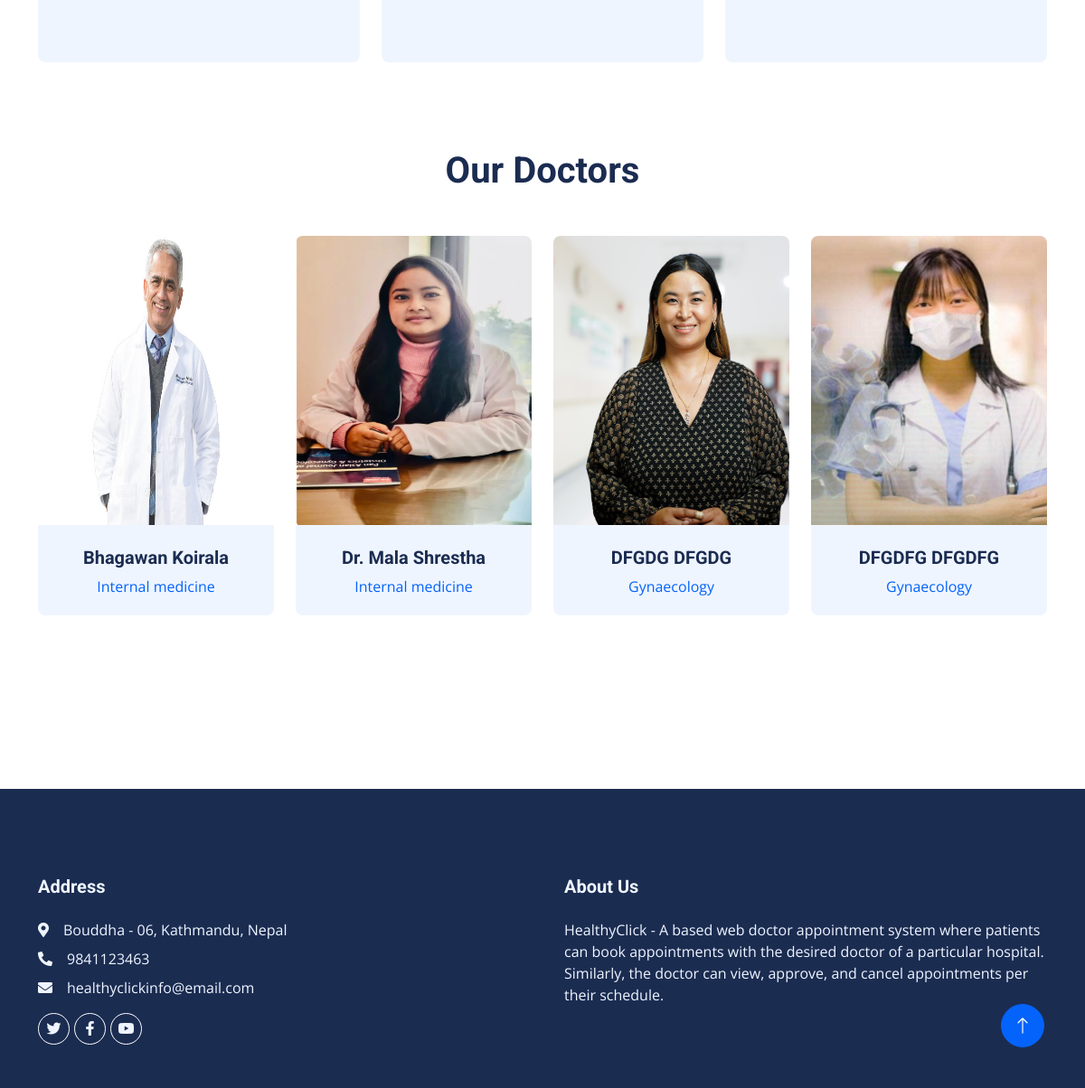
Before: / (lower part) with the older database file.
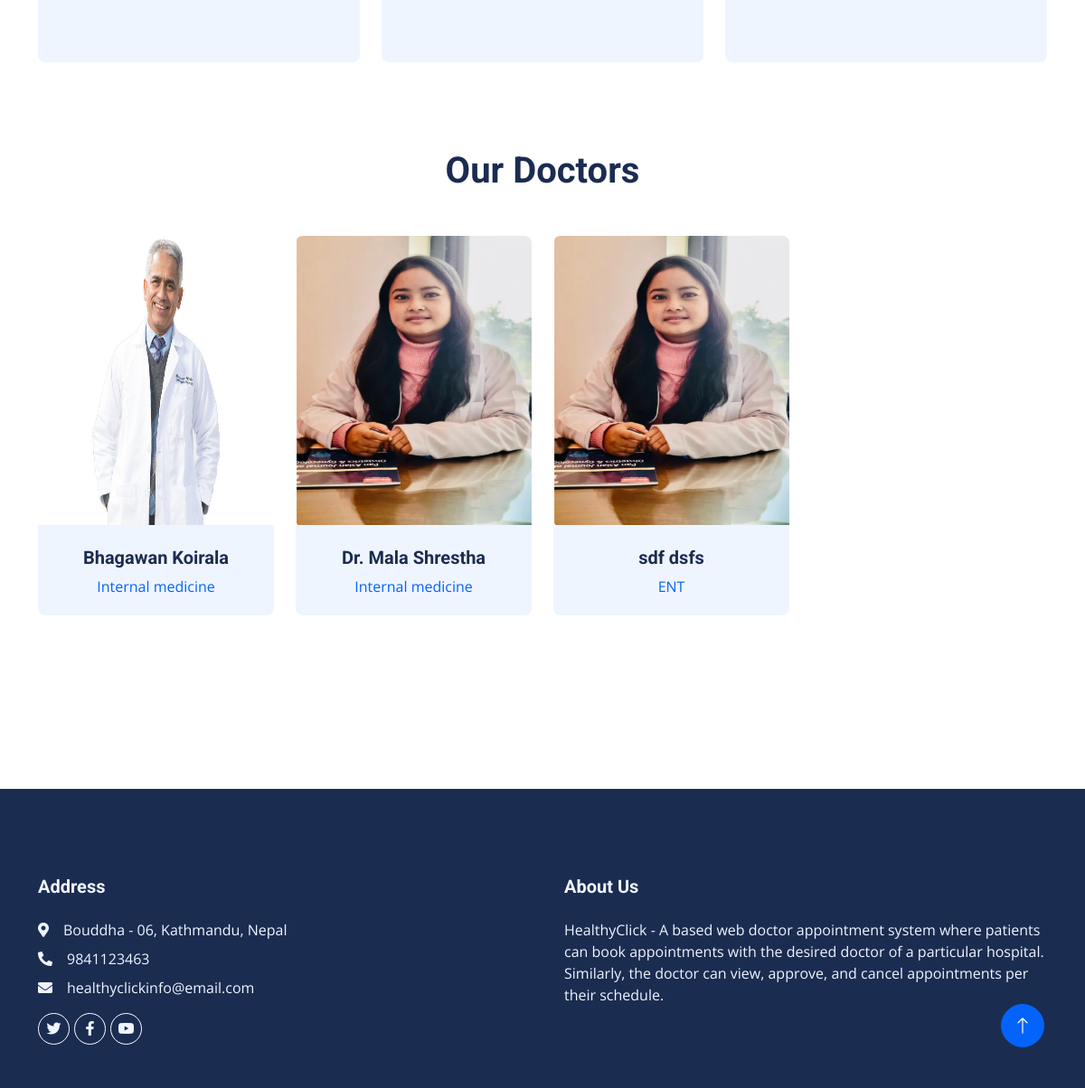
After: the same page with the newer database file.
### dasapp/models.py (models this page shows, shortened)
class Page(models.Model):
    pagetitle = models.CharField(max_length=250)
    address = models.CharField(max_length=250)
    aboutus = models.TextField()
    email = models.EmailField(max_length=200)
    mobilenumber = models.IntegerField(default=0)
    created_at = models.DateTimeField(auto_now_add=True)
    updated_at = models.DateTimeField(auto_now=True)

class DoctorReg(models.Model):
    admin = models.OneToOneField(CustomUser, on_delete=models.CASCADE, null=True, blank=True)
    mobilenumber = models.CharField(max_length=11)
    specialization_id = models.ForeignKey(Specialization, on_delete=models.CASCADE)
    regdate_at = models.DateTimeField(auto_now_add=True)
    updated_at = models.DateTimeField(auto_now=True)

class CustomUser(AbstractUser):
    USER = {
        (1, "admin"),
        (2, "doc"),
    }
    user_type = models.CharField(choices=USER, max_length=50, default=1)
    profile_pic = models.ImageField(upload_to="profile_pics/", blank=True, null=True)

class Specialization(models.Model):
    sname = models.CharField(max_length=200)
    created_at = models.DateTimeField(auto_now_add=True)
    updated_at = models.DateTimeField(auto_now=True)

### docappsystem/userviews.py (the view)
# urls.py: path("", userviews.Index, name="index"),
def Index(request):
    doctorview = DoctorReg.objects.all()
    page = Page.objects.all()
    context = {
        "doctorview": doctorview,
        "page": page,
    }
    return render(request, "index.html", context)

### templates/index.html (shortened to what this page needs)
{% extends 'userbase.html' %}
{% load static %}
{% block content %}
                {% for i in page %}
<div class="container-xxl py-5">
    <div class="container">
        <div class="row g-4">
            <div class="col-lg-4 col-md-6 wow fadeInUp" data-wow-delay="0.1s">
                <div class="service-item bg-light rounded h-100 p-5">
                </div>
            </div>
            <div class="col-lg-4 col-md-6 wow fadeInUp" data-wow-delay="0.3s">
                <div class="service-item bg-light rounded h-100 p-5">
                </div>
            </div>
            <div class="col-lg-4 col-md-6 wow fadeInUp" data-wow-delay="0.5s">
                <div class="service-item bg-light rounded h-100 p-5">
                </div>
            </div>
        </div>
    </div>
</div>
<div class="container-xxl py-5">
    <div class="container">
        <div class="text-center mx-auto mb-5 wow fadeInUp" data-wow-delay="0.1s" style="max-width: 600px;">
            <h1>Our Doctors</h1>
        </div>
        <div class="row g-4">
            {% for i in doctorview %}
            <div class="col-lg-3 col-md-6 wow fadeInUp" data-wow-delay="0.1s">
                <div class="team-item position-relative rounded overflow-hidden">
                    <div class="overflow-hidden">
                        <img src="{{i.admin.profile_pic.url}}" alt="" width="300" height="320">
                    </div>
                    <div class="team-text bg-light text-center p-4">
                        <h5>{{i.admin.first_name }} {{ i.admin.last_name}}</h5>
                        <p class="text-primary">{{i.specialization_id.sname}}</p>
                    </div>
                </div>
            </div>{% endfor %}
        </div>
    </div>
</div>
<div class="container-xxl py-5">
         {% endfor %}
    </div>
{% endblock %}

### templates/userincludes/footer.html
{% load static %}
<div class="container-fluid bg-dark text-light footer mt-5 pt-5 wow fadeIn" data-wow-delay="0.1s">
    <div class="container py-5">
        <div class="row g-5">
            <div class="col-lg-6 col-md-6">
                <h5 class="text-light mb-4">Address</h5>
                {% for i in page %}
                <p class="mb-2"><i class="fa fa-map-marker-alt me-3"></i>{{i.address}}</p>
                <p class="mb-2"><i class="fa fa-phone-alt me-3"></i>{{i.mobilenumber}}</p>
                <p class="mb-2"><i class="fa fa-envelope me-3"></i>{{i.email}}</p>{% endfor %}
                <div class="d-flex pt-2">
                    <a class="btn btn-outline-light btn-social rounded-circle" href=""><i class="fab fa-twitter"></i></a>
                    <a class="btn btn-outline-light btn-social rounded-circle" href=""><i class="fab fa-facebook-f"></i></a>
                    <a class="btn btn-outline-light btn-social rounded-circle" href=""><i class="fab fa-youtube"></i></a>
                </div>
            </div>
            <div class="col-lg-6 col-md-6">
                <h5 class="text-light mb-4">About Us</h5>
                {% for i in page %}
                {{ i.aboutus }}{% endfor %}
            </div>
        </div>
    </div>
</div>
<a href="#" class="btn btn-lg btn-primary btn-lg-square rounded-circle back-to-top"><i class="bi bi-arrow-up"></i></a>

Changed rows visible on the page:
removed DoctorReg: admin.profile_pic (picture), admin.first_name "DFGDG", admin.last_name "DFGDG", specialization_id.sname "Gynaecology"
removed DoctorReg: admin.profile_pic (picture), admin.first_name "DFGDFG", admin.last_name "DFGDFG", specialization_id.sname "Gynaecology"
added DoctorReg: admin.profile_pic (picture), admin.first_name "sdf", admin.last_name "dsfs", specialization_id.sname "ENT"
